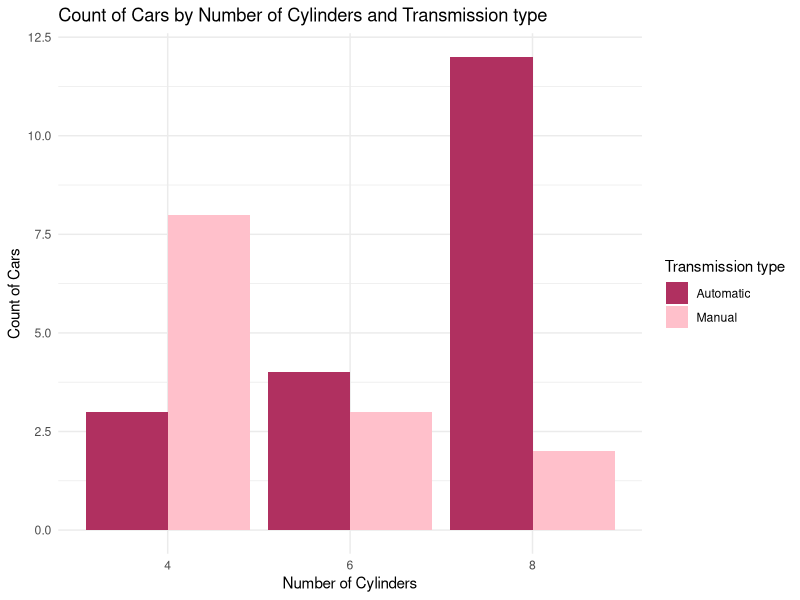

Here is the R script that generated this plot:

library(ggplot2)

mtcars$cyl <- factor(mtcars$cyl)
mtcars$am <- factor(mtcars$am, labels = c("Automatic", "Manual"))

p<-ggplot(mtcars, aes(x=cyl, fill = am))+
  geom_bar(position = "dodge")+
  labs(title = "Count of Cars by Number of Cylinders and Transmission type", 
       x = "Number of Cylinders",
       y = "Count of Cars",
       fill = "Transmission type") +
  scale_fill_manual(values = c("Automatic"="maroon", "Manual" = "pink"))+
  theme_minimal()

print(p)
